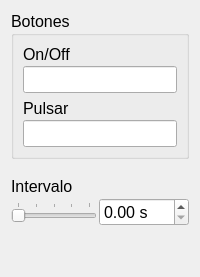
     <widget class="QWidget" name="tab_afk">
      <attribute name="title">
       <string>AntiAFK</string>
      </attribute>
      <layout class="QVBoxLayout" name="verticalLayout_18">
       <property name="spacing">
        <number>18</number>
       </property>
       <item>
        <widget class="QGroupBox" name="groupBox_6">
         <property name="font">
          <font>
           <pointsize>12</pointsize>
          </font>
         </property>
         <property name="title">
          <string>Botones</string>
         </property>
         <layout class="QVBoxLayout" name="verticalLayout_23">
          <item>
           <layout class="QVBoxLayout" name="verticalLayout_26">
            <property name="spacing">
             <number>2</number>
            </property>
            <item>
             <widget class="QLabel" name="label_afk_activation_button">
              <property name="sizePolicy">
               <sizepolicy hsizetype="Maximum" vsizetype="Maximum">
                <horstretch>0</horstretch>
                <verstretch>0</verstretch>
               </sizepolicy>
              </property>
              <property name="font">
               <font>
                <pointsize>12</pointsize>
               </font>
              </property>
              <property name="text">
               <string>On/Off</string>
              </property>
             </widget>
            </item>
            <item>
             <widget class="HotkeyLineEdit" name="line_afk_activation_button">
              <property name="font">
               <font>
                <pointsize>12</pointsize>
               </font>
              </property>
              <property name="contextMenuPolicy">
               <enum>Qt::PreventContextMenu</enum>
              </property>
              <property name="readOnly">
               <bool>true</bool>
              </property>
             </widget>
            </item>
           </layout>
          </item>
          <item>
           <layout class="QVBoxLayout" name="verticalLayout_19">
            <property name="spacing">
             <number>2</number>
            </property>
            <item>
             <widget class="QLabel" name="label_afk_press_button">
              <property name="sizePolicy">
               <sizepolicy hsizetype="Maximum" vsizetype="Maximum">
                <horstretch>0</horstretch>
                <verstretch>0</verstretch>
               </sizepolicy>
              </property>
              <property name="font">
               <font>
                <pointsize>12</pointsize>
               </font>
              </property>
              <property name="text">
               <string>Pulsar</string>
              </property>
             </widget>
            </item>
            <item>
             <widget class="HotkeyLineEdit" name="line_afk_press_button">
              <property name="font">
               <font>
                <pointsize>12</pointsize>
               </font>
              </property>
              <property name="contextMenuPolicy">
               <enum>Qt::PreventContextMenu</enum>
              </property>
              <property name="readOnly">
               <bool>true</bool>
              </property>
             </widget>
            </item>
           </layout>
          </item>
         </layout>
        </widget>
       </item>
       <item>
        <layout class="QVBoxLayout" name="verticalLayout_20">
         <property name="spacing">
          <number>2</number>
         </property>
         <item>
          <widget class="QLabel" name="label_afk_interval">
           <property name="sizePolicy">
            <sizepolicy hsizetype="Maximum" vsizetype="Maximum">
             <horstretch>0</horstretch>
             <verstretch>0</verstretch>
            </sizepolicy>
           </property>
           <property name="font">
            <font>
             <pointsize>12</pointsize>
            </font>
           </property>
           <property name="text">
            <string>Intervalo</string>
           </property>
          </widget>
         </item>
         <item>
          <layout class="QHBoxLayout" name="horizontalLayout_11">
           <item>
            <widget class="AgileSlider" name="slider_afk_interval">
             <property name="font">
              <font>
               <pointsize>12</pointsize>
              </font>
             </property>
             <property name="focusPolicy">
              <enum>Qt::NoFocus</enum>
             </property>
             <property name="maximum">
              <number>200</number>
             </property>
             <property name="pageStep">
              <number>50</number>
             </property>
             <property name="orientation">
              <enum>Qt::Horizontal</enum>
             </property>
             <property name="tickPosition">
              <enum>QSlider::TicksAbove</enum>
             </property>
             <property name="tickInterval">
              <number>50</number>
             </property>
            </widget>
           </item>
           <item>
            <widget class="NoWheelDoubleSpinBox" name="spin_afk_interval">
             <property name="font">
              <font>
               <pointsize>12</pointsize>
              </font>
             </property>
             <property name="accelerated">
              <bool>true</bool>
             </property>
             <property name="correctionMode">
              <enum>QAbstractSpinBox::CorrectToNearestValue</enum>
             </property>
             <property name="keyboardTracking">
              <bool>false</bool>
             </property>
             <property name="suffix">
              <string> s</string>
             </property>
             <property name="maximum">
              <double>999.000000000000000</double>
             </property>
             <property name="singleStep">
              <double>5.000000000000000</double>
             </property>
            </widget>
           </item>
          </layout>
         </item>
        </layout>
       </item>
       <item>
        <spacer name="verticalSpacer_5">
         <property name="orientation">
          <enum>Qt::Vertical</enum>
         </property>
         <property name="sizeHint" stdset="0">
          <size>
           <width>20</width>
           <height>40</height>
          </size>
         </property>
        </spacer>
       </item>
      </layout>
     </widget>
